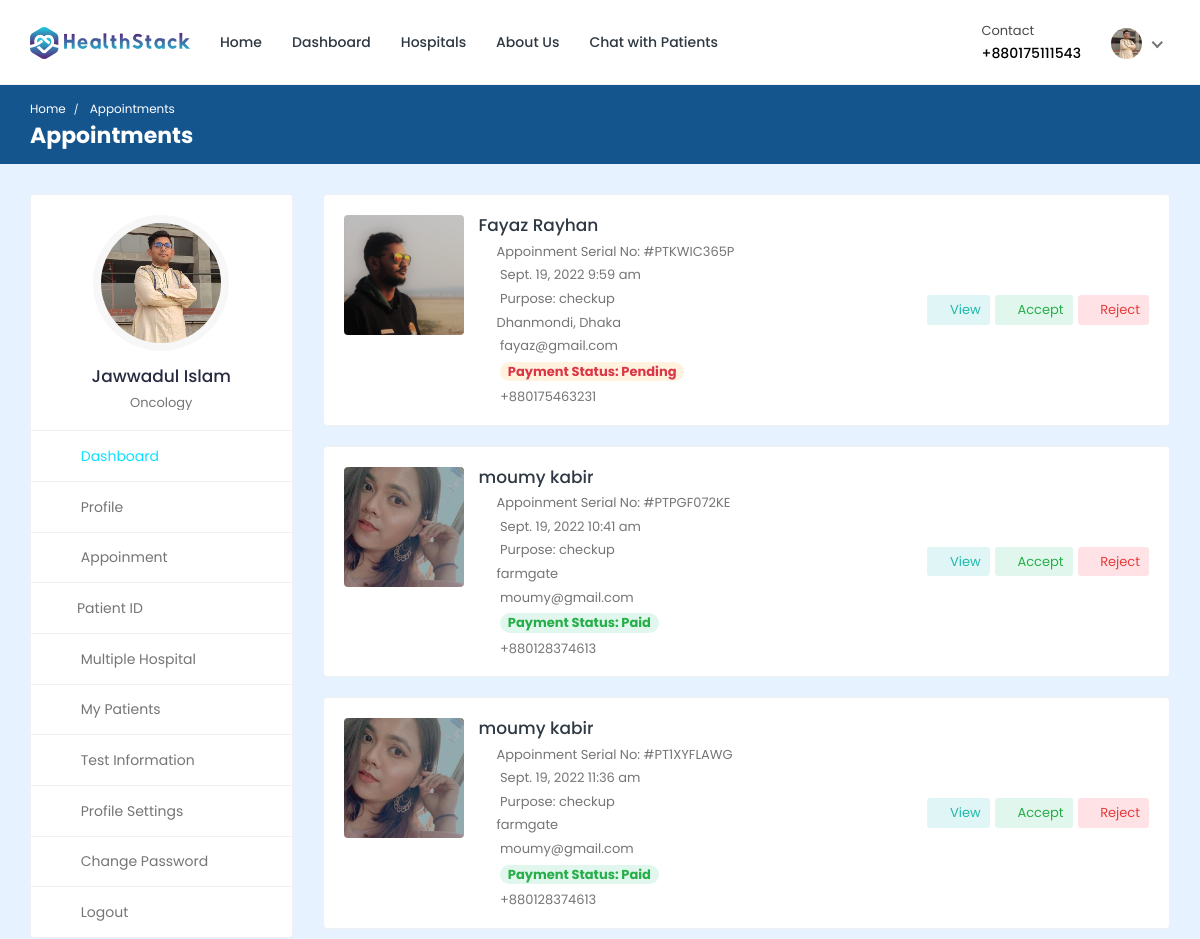
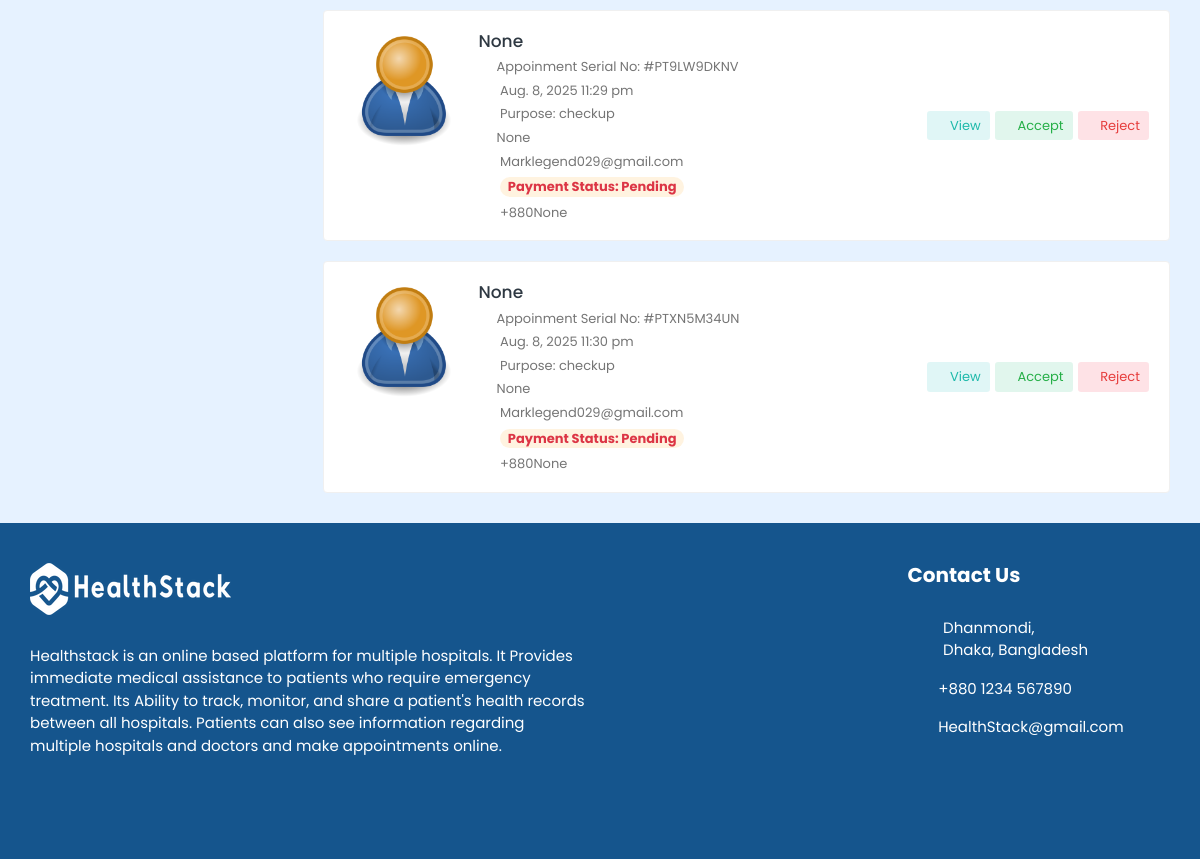
The app's page /doctor/appointments/ (signed in) with its own data (2 pictures, top to bottom).
### doctor/models.py (models this page shows, shortened)
class Doctor_Information(models.Model):
    DOCTOR_TYPE = (
        ('Cardiologists', 'Cardiologists'),
        ('Neurologists', 'Neurologists'),
        ('Pediatricians', 'Pediatricians'),
        ('Physiatrists', 'Physiatrists'),
        ('Dermatologists', 'Dermatologists'),
    )
    doctor_id = models.AutoField(primary_key=True)
    user = models.OneToOneField(User, on_delete=models.CASCADE, null=True, blank=True, related_name='profile')
    name = models.CharField(max_length=200, null=True, blank=True)
    username = models.CharField(max_length=200, null=True, blank=True)
    gender = models.CharField(max_length=200, null=True, blank=True)
    description = models.TextField(max_length=1000, null=True, blank=True)
    department = models.CharField(max_length=200, choices=DOCTOR_TYPE, null=True, blank=True)
    department_name = models.ForeignKey(hospital_department, on_delete=models.SET_NULL, null=True, blank=True)
    specialization = models.ForeignKey(specialization, on_delete=models.SET_NULL, null=True, blank=True)
    featured_image = models.ImageField(upload_to='doctors/', default='doctors/user-default.png', null=True, blank=True)
    certificate_image = models.ImageField(upload_to='doctors_certificate/', default='doctors_certificate/default.png', null=True, blank=True)
    email = models.EmailField(max_length=200, null=True, blank=True)
    phone_number = models.CharField(max_length=200, null=True, blank=True)
    nid = models.CharField(max_length=200, null=True, blank=True)
    visiting_hour = models.CharField(max_length=200, null=True, blank=True)
    consultation_fee = models.IntegerField(null=True, blank=True)
    report_fee = models.IntegerField(null=True, blank=True)
    dob = models.CharField(max_length=200, null=True, blank=True)
    institute = models.CharField(max_length=200, null=True, blank=True)
    degree = models.CharField(max_length=200, null=True, blank=True)
    completion_year = models.CharField(max_length=200, null=True, blank=True)
    work_place = models.CharField(max_length=200, null=True, blank=True)
    designation = models.CharField(max_length=200, null=True, blank=True)
    start_year = models.CharField(max_length=200, null=True, blank=True)
    end_year = models.CharField(max_length=200, null=True, blank=True)
    register_status =  models.CharField(max_length=200, null=True, blank=True)
    hospital_name = models.ForeignKey(Hospital_Information, on_delete=models.SET_NULL, null=True, blank=True)

class Appointment(models.Model):
    APPOINTMENT_TYPE = (
        ('report', 'report'),
        ('checkup', 'checkup'),
    )
    APPOINTMENT_STATUS = (
        ('pending', 'pending'),
        ('confirmed', 'confirmed'),
        ('cancelled', 'cancelled'),
    )
    id = models.AutoField(primary_key=True)
    date = models.DateField(null=True, blank=True)
    time = models.CharField(max_length=200, null=True, blank=True)
    doctor = models.ForeignKey(Doctor_Information, on_delete=models.CASCADE, null=True, blank=True)
    patient = models.ForeignKey(Patient, on_delete=models.CASCADE, null=True, blank=True)
    appointment_type = models.CharField(max_length=200, choices=APPOINTMENT_TYPE)
    appointment_status = models.CharField(max_length=200, choices=APPOINTMENT_STATUS)
    serial_number = models.CharField(max_length=200, null=True, blank=True)
    payment_status = models.CharField(max_length=200, null=True, blank=True, default='pending')
    transaction_id = models.CharField(max_length=255, null=True, blank=True)
    message = models.CharField(max_length=255, null=True, blank=True)

### hospital_admin/models.py (models this page shows, shortened)
class specialization(models.Model):
    specialization_id = models.AutoField(primary_key=True)
    specialization_name = models.CharField(max_length=200, null=True, blank=True)
    hospital = models.ForeignKey(Hospital_Information, on_delete=models.CASCADE, null=True, blank=True)

### hospital/models.py (models this page shows, shortened)
class Patient(models.Model):
    patient_id = models.AutoField(primary_key=True)
    user = models.OneToOneField(User, on_delete=models.CASCADE, null=True, blank=True, related_name='patient')
    name = models.CharField(max_length=200, null=True, blank=True)
    username = models.CharField(max_length=200, null=True, blank=True)
    age = models.IntegerField(null=True, blank=True)
    email = models.EmailField(max_length=200, null=True, blank=True)
    phone_number = models.IntegerField(null=True, blank=True)
    address = models.CharField(max_length=200, null=True, blank=True)
    featured_image = models.ImageField(upload_to='patients/', default='patients/user-default.png', null=True, blank=True)
    blood_group = models.CharField(max_length=200, null=True, blank=True)
    history = models.CharField(max_length=200, null=True, blank=True)
    dob = models.CharField(max_length=200, null=True, blank=True)
    nid = models.CharField(max_length=200, null=True, blank=True)
    serial_number = models.CharField(max_length=200, null=True, blank=True)
    login_status = models.CharField(max_length=200, null=True, blank=True, default="offline")

### doctor/views.py (the view)
# urls.py: path('appointments/',views.appointments, name='appointments'),
@csrf_exempt
@login_required(login_url="doctor-login")
def appointments(request):
    doctor = Doctor_Information.objects.get(user=request.user)
    appointments = Appointment.objects.filter(doctor=doctor).filter(appointment_status='pending').order_by('date')
    context = {'doctor': doctor, 'appointments': appointments}
    return render(request, 'appointments.html', context)

### templates/appointments.html (shortened to what this page needs)
{% load static %}
<!DOCTYPE html>
<html lang="en">
  <head>
    <link
      rel="stylesheet"
      href="{% static 'HealthStack-System/css/Normal/bootstrap.min.css' %}"
    />
    <link
      rel="stylesheet"
      href="{% static 'HealthStack-System/plugins/Normal/fontawesome/css/fontawesome.min.css' %}"
    />
    <link
      rel="stylesheet"
      href="{% static 'HealthStack-System/plugins/Normal/fontawesome/css/all.min.css' %}"
    />
    <link
      rel="stylesheet"
      href="{% static 'HealthStack-System/css/Normal/style.css' %}"
    />
  </head>
  <body>
    <div class="main-wrapper">
      <header class="header">{% include 'doctor-navbar.html' %}</header>
      <div class="breadcrumb-bar">
        <div class="container-fluid">
          <div class="row align-items-center">
            <div class="col-md-12 col-12">
              <nav aria-label="breadcrumb" class="page-breadcrumb">
                <ol class="breadcrumb">
                  <li class="breadcrumb-item">
                    <a href="index-2.html">Home</a>
                  </li>
                  <li class="breadcrumb-item active" aria-current="page">
                    Appointments
                  </li>
                </ol>
              </nav>
              <h2 class="breadcrumb-title">Appointments</h2>
            </div>
          </div>
        </div>
      </div>
      <div class="content">
        <div class="container-fluid">
          <div class="row">
            <div class="col-md-5 col-lg-4 col-xl-3 theiaStickySidebar">
              <div>{% include 'doctor-sidebar.html' %}</div>
            </div>
            <div class="col-md-7 col-lg-8 col-xl-9">
              <div class="appointments">
                {% for app in appointments %}
                <div class="appointment-list">
                  <div class="profile-info-widget">
                    <a href="patient-profile.html" class="booking-doc-img">
                      <img
                        src="{{app.patient.featured_image.url}}"
                        alt="User Image"
                      />
                    </a>
                    <div class="profile-det-info">
                      <h3><a href="{%url 'patient-profile' pk=app.patient.patient_id%}">{{app.patient.name}}</a></h3>
                      <div class="patient-details">
                        <h5>
                          <i class="fas fa-file"></i>Appoinment Serial No: #PT{{app.serial_number}}
                        </h5>
                        <h5>
                          <i class="far fa-clock"></i> {{app.date}} {{app.time}}
                        </h5>
                        <h5>
                          <i class="fas fa-briefcase-medical"></i> Purpose: {{app.appointment_type}}
                        </h5>
                        <h5>
                          <i class="fas fa-map-marker-alt"></i>{{app.patient.address}}
                        </h5>
                        <h5>
                          <i class="fas fa-envelope"></i> {{app.patient.email}}
                        </h5>
                        <h5>
                          {% if app.payment_status == 'pending' %}
                          <i class="fas fa-money-check-alt"></i> <span class="badge badge-pill bg-warning-light">Payment Status: Pending</span>
                          {% endif %}
                          {% if app.payment_status == 'VALID' %}
                          <i class="fas fa-money-check-alt"></i> <span class="badge badge-pill bg-success-light">Payment Status: Paid</span>
                          {% endif %}
                        </h5>
                        <h5 class="mb-0">
                          <i class="fas fa-phone"></i> +880{{app.patient.phone_number}}
                        </h5>
                      </div>
                    </div>
                  </div>
                  <div class="appointment-action">
                    <a href="#" class="btn btn-sm bg-info-light" data-toggle="modal" data-target="#appt_details"><i class="far fa-eye"></i> View</a>
                    <a href="{% url 'accept-appointment' pk=app.id %}" onclick="return confirm('Accept appointment?');" class="btn btn-sm bg-success-light"><i class="fas fa-check"></i> Accept</a>
                    <a href="{% url 'reject-appointment' pk=app.id %}" onclick="return confirm('Reject Appointment?');" class="btn btn-sm bg-danger-light"><i class="fas fa-times"></i> Reject</a>
                  </div>
                </div>
                {% endfor %}
              </div>
            </div>
          </div>
        </div>
      </div>
      {% include 'footer.html' %}
    </div>
  </body>
</html>

### templates/doctor-navbar.html (shortened to what this page needs)
{% load static %}
<nav class="navbar navbar-expand-lg header-nav">
  <div class="navbar-header">
    <a href="{% url 'hospital_home'%}" class="navbar-brand logo">
      <img
        src="{% static 'HealthStack-System/images/Normal/logo.jpg' %}"
        class="img-fluid"
        alt="Logo"
      />
    </a>
  </div>
  <div class="main-menu-wrapper">
    <ul class="main-nav">
      <li>
        <a href="{% url 'hospital_home'%}">Home</a>
      </li>
      <li>
        <a href="{% url 'doctor-dashboard'%}">Dashboard</a>
      </li>
      <li><a href="{% url 'multiple-hospital' %}" style="text-decoration: none;">Hospitals</a></li>
      <li>
        <a href="{% url 'about-us'%}">About Us</a>
      </li>
      <li>
        <a href="{% url 'chat-home' pk=user.id %}">Chat with Patients</a>
      </li>
    </ul>
  </div>
  <ul class="nav header-navbar-rht">
    <li class="nav-item contact-item">
      <div class="header-contact-img">
        <i class="far fa-hospital"></i>
      </div>
      <div class="header-contact-detail">
        <p class="contact-header">Contact</p>
        <p class="contact-info-header">+88{{doctor.phone_number}}</p>
      </div>
    </li>
    <li class="nav-item dropdown has-arrow logged-item">
      <a href="#" class="dropdown-toggle nav-link" data-toggle="dropdown">
        <span class="user-img">
          <img
            class="rounded-circle"
            src="{{ doctor.featured_image.url }}"
            width="31"
            alt="Darren Elder"
          />
        </span>
      </a>
    </li>
  </ul>
</nav>

### templates/doctor-sidebar.html (shortened to what this page needs)
{% load static %}
<div class="profile-sidebar">
  <div class="widget-profile pro-widget-content">
    <div class="profile-info-widget">
      <a href="#" class="booking-doc-img">
        <img
          src="{{ doctor.featured_image.url }}"
          alt="User Image"
        />
      </a>
      <div class="profile-det-info">
        <h3>{{ doctor.name }}</h3>
        <div class="patient-details">
          <h5 class="mb-0">{{doctor.specialization.specialization_name}}</h5>
        </div>
      </div>
    </div>
  </div>
  <div class="dashboard-widget">
    <nav class="dashboard-menu sidebar">
      <ul>
        <li class="active">
          <a href="{% url 'doctor-dashboard' %}">
            <i class="fas fa-columns"></i>
            <span>Dashboard</span>
          </a>
        </li>
        <li>
        <a href="{% url 'doctor-profile' pk=doctor.doctor_id %}">
          <i class="fas fa-user"></i>
          <span>Profile</span>
        </a>
      </li>
        <li>
          <a href="{% url 'appointments'%}">
            <i class="fas fa-user-circle"></i>
            <span>Appoinment</span>
          </a>
        </li>
        <li class="nav-item has-submenu">
            <a href="#" class="nav-link"><i class="fas fa-search"></i><span>Patient ID</span></a>
        </li>
        <li>
          <a href="{% url 'multiple-hospital' %}">
            <i class="fas fa-hospital"></i>
            <span>Multiple Hospital</span>
          </a>
      </li>
        <li>
          <a href="{% url 'my-patients' %}">
            <i class="fas fa-user-injured"></i>
            <span>My Patients</span>
          </a>
        </li>
        <li>
          <a href="{% url 'doctor-test-list'%}" target="_blank">
            <i class="fas fa-hourglass-start"></i>
            <span>Test Information</span>
          </a>
        </li>
        <li>
          <a
            href="{% url 'doctor-profile-settings' %}"
          >
            <i class="fas fa-user-cog"></i>
            <span>Profile Settings</span>
          </a>
        </li>
        <li>
          <a href="{% url 'doctor-change-password' pk=user.id%}">
            <i class="fas fa-lock"></i>
            <span>Change Password</span>
          </a>
        </li>
        <li>
          <a href="{% url 'doctor-logout'%}">
            <i class="fas fa-sign-out-alt"></i>
            <span>Logout</span>
          </a>
        </li>
      </ul>
    </nav>
  </div>
</div>

### records on screen
Doctor_Information: phone_number "0175111543", featured_image (picture), name "Jawwadul Islam", specialization.specialization_name "Oncology"
Appointment: patient.featured_image (picture), patient.name "Fayaz Rayhan", serial_number "KWIC365P", date "Sept. 19, 2022", time "9:59 am", appointment_type "checkup", patient.address "Dhanmondi, Dhaka", patient.email "fayaz@gmail.com", payment_status "Payment Status: Pending", patient.phone_number "175463231"
Appointment: patient.featured_image (picture), patient.name "moumy kabir", serial_number "PGF072KE", date "Sept. 19, 2022", time "10:41 am", appointment_type "checkup", patient.address "farmgate", patient.email "moumy@gmail.com", payment_status "Payment Status: Paid", patient.phone_number "128374613"
Appointment: patient.featured_image (picture), patient.name "moumy kabir", serial_number "1XYFLAWG", date "Sept. 19, 2022", time "11:36 am", appointment_type "checkup", patient.address "farmgate", patient.email "moumy@gmail.com", payment_status "Payment Status: Paid", patient.phone_number "128374613"
Appointment: patient.featured_image (placeholder picture), patient.name "None", serial_number "9LW9DKNV", date "Aug. 8, 2025", time "11:29 pm", appointment_type "checkup", patient.address "None", patient.email "Marklegend029@gmail.com", payment_status "Payment Status: Pending", patient.phone_number "None"
Appointment: patient.featured_image (placeholder picture), patient.name "None", serial_number "XN5M34UN", date "Aug. 8, 2025", time "11:30 pm", appointment_type "checkup", patient.address "None", patient.email "Marklegend029@gmail.com", payment_status "Payment Status: Pending", patient.phone_number "None"
